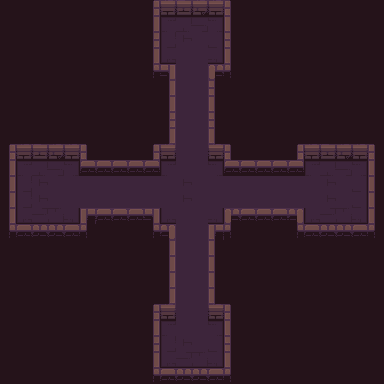

This game map was drawn from its Tiled (.tmx) file and the tilesets committed beside it. A one-line description and the full map source follow:
An orthogonal 24x24 tile map with 16x16 px tiles, 3 tile layers (background, road, wall).

<map version="1.10" tiledversion="1.10.1" orientation="orthogonal" renderorder="right-down" width="24" height="24" tilewidth="16" tileheight="16" infinite="0" nextlayerid="4" nextobjectid="1">
 <tileset firstgid="1" source="Dungeon_Tileset.tsx" />
 <layer id="1" name="background" width="24" height="24">
  <data encoding="csv">
79,79,79,79,79,79,79,79,79,79,79,79,79,79,79,79,79,79,79,79,79,79,79,79,
79,79,79,79,79,79,79,79,79,79,79,79,79,79,79,79,79,79,79,79,79,79,79,79,
79,79,79,79,79,79,79,79,79,79,79,79,79,79,79,79,79,79,79,79,79,79,79,79,
79,79,79,79,79,79,79,79,79,79,79,79,79,79,79,79,79,79,79,79,79,79,79,79,
79,79,79,79,79,79,79,79,79,79,79,79,79,79,79,79,79,79,79,79,79,79,79,79,
79,79,79,79,79,79,79,79,79,79,79,79,79,79,79,79,79,79,79,79,79,79,79,79,
79,79,79,79,79,79,79,79,79,79,79,79,79,79,79,79,79,79,79,79,79,79,79,79,
79,79,79,79,79,79,79,79,79,79,79,79,79,79,79,79,79,79,79,79,79,79,79,79,
79,79,79,79,79,79,79,79,79,79,79,79,79,79,79,79,79,79,79,79,79,79,79,79,
79,79,79,79,79,79,79,79,79,79,79,79,79,79,79,79,79,79,79,79,79,79,79,79,
79,79,79,79,79,79,79,79,79,79,79,79,79,79,79,79,79,79,79,79,79,79,79,79,
79,79,79,79,79,79,79,79,79,79,79,79,79,79,79,79,79,79,79,79,79,79,79,79,
79,79,79,79,79,79,79,79,79,79,79,79,79,79,79,79,79,79,79,79,79,79,79,79,
79,79,79,79,79,79,79,79,79,79,79,79,79,79,79,79,79,79,79,79,79,79,79,79,
79,79,79,79,79,79,79,79,79,79,79,79,79,79,79,79,79,79,79,79,79,79,79,79,
79,79,79,79,79,79,79,79,79,79,79,79,79,79,79,79,79,79,79,79,79,79,79,79,
79,79,79,79,79,79,79,79,79,79,79,79,79,79,79,79,79,79,79,79,79,79,79,79,
79,79,79,79,79,79,79,79,79,79,79,79,79,79,79,79,79,79,79,79,79,79,79,79,
79,79,79,79,79,79,79,79,79,79,79,79,79,79,79,79,79,79,79,79,79,79,79,79,
79,79,79,79,79,79,79,79,79,79,79,79,79,79,79,79,79,79,79,79,79,79,79,79,
79,79,79,79,79,79,79,79,79,79,79,79,79,79,79,79,79,79,79,79,79,79,79,79,
79,79,79,79,79,79,79,79,79,79,79,79,79,79,79,79,79,79,79,79,79,79,79,79,
79,79,79,79,79,79,79,79,79,79,79,79,79,79,79,79,79,79,79,79,79,79,79,79,
79,79,79,79,79,79,79,79,79,79,79,79,79,79,79,79,79,79,79,79,79,79,79,79
</data>
 </layer>
 <layer id="2" name="road" width="24" height="24">
  <data encoding="csv">
0,0,0,0,0,0,0,0,0,0,0,0,0,0,0,0,0,0,0,0,0,0,0,0,
0,0,0,0,0,0,0,0,0,0,12,13,14,15,0,0,0,0,0,0,0,0,0,0,
0,0,0,0,0,0,0,0,0,0,22,23,24,25,0,0,0,0,0,0,0,0,0,0,
0,0,0,0,0,0,0,0,0,0,32,24,24,35,0,0,0,0,0,0,0,0,0,0,
0,0,0,0,0,0,0,0,0,0,0,19,19,0,0,0,0,0,0,0,0,0,0,0,
0,0,0,0,0,0,0,0,0,0,0,19,19,0,0,0,0,0,0,0,0,0,0,0,
0,0,0,0,0,0,0,0,0,0,0,19,19,0,0,0,0,0,0,0,0,0,0,0,
0,0,0,0,0,0,0,0,0,0,0,19,19,0,0,0,0,0,0,0,0,0,0,0,
0,0,0,0,0,0,0,0,0,0,0,19,19,0,0,0,0,0,0,0,0,0,0,0,
0,0,0,0,0,0,0,0,0,0,0,19,19,0,0,0,0,0,0,0,0,0,0,0,
0,12,13,14,15,0,0,0,0,0,12,24,24,15,0,0,0,0,0,12,13,14,15,0,
0,22,23,24,24,19,19,19,19,19,24,23,24,24,19,19,19,19,19,24,23,24,25,0,
0,22,23,24,24,19,19,19,19,19,24,23,24,24,19,19,19,19,19,24,23,24,25,0,
0,32,33,34,35,0,0,0,0,0,32,24,24,35,0,0,0,0,0,32,33,34,35,0,
0,0,0,0,0,0,0,0,0,0,0,19,19,0,0,0,0,0,0,0,0,0,0,0,
0,0,0,0,0,0,0,0,0,0,0,19,19,0,0,0,0,0,0,0,0,0,0,0,
0,0,0,0,0,0,0,0,0,0,0,19,19,0,0,0,0,0,0,0,0,0,0,0,
0,0,0,0,0,0,0,0,0,0,0,19,19,0,0,0,0,0,0,0,0,0,0,0,
0,0,0,0,0,0,0,0,0,0,0,19,19,0,0,0,0,0,0,0,0,0,0,0,
0,0,0,0,0,0,0,0,0,0,0,19,19,0,0,0,0,0,0,0,0,0,0,0,
0,0,0,0,0,0,0,0,0,0,12,24,24,15,0,0,0,0,0,0,0,0,0,0,
0,0,0,0,0,0,0,0,0,0,22,23,24,25,0,0,0,0,0,0,0,0,0,0,
0,0,0,0,0,0,0,0,0,0,32,33,34,35,0,0,0,0,0,0,0,0,0,0,
0,0,0,0,0,0,0,0,0,0,0,0,0,0,0,0,0,0,0,0,0,0,0,0
</data>
 </layer>
 <layer id="3" name="wall" width="24" height="24">
  <data encoding="csv">
0,0,0,0,0,0,0,0,0,1,2,3,4,5,6,0,0,0,0,0,0,0,0,0,
0,0,0,0,0,0,0,0,0,11,0,0,0,0,16,0,0,0,0,0,0,0,0,0,
0,0,0,0,0,0,0,0,0,21,0,0,0,0,26,0,0,0,0,0,0,0,0,0,
0,0,0,0,0,0,0,0,0,31,0,0,0,0,36,0,0,0,0,0,0,0,0,0,
0,0,0,0,0,0,0,0,0,41,54,0,0,55,46,0,0,0,0,0,0,0,0,0,
0,0,0,0,0,0,0,0,0,0,11,0,0,26,0,0,0,0,0,0,0,0,0,0,
0,0,0,0,0,0,0,0,0,0,11,0,0,16,0,0,0,0,0,0,0,0,0,0,
0,0,0,0,0,0,0,0,0,0,21,0,0,26,0,0,0,0,0,0,0,0,0,0,
0,0,0,0,0,0,0,0,0,0,31,0,0,36,0,0,0,0,0,0,0,0,0,0,
1,2,3,4,5,6,0,0,0,1,2,0,0,5,6,0,0,0,1,2,3,4,5,6,
11,0,0,0,0,42,42,42,42,42,0,0,0,0,42,42,42,42,42,0,0,0,0,16,
11,0,0,0,0,0,0,0,0,0,0,0,0,0,0,0,0,0,0,0,0,0,0,16,
31,0,0,0,0,0,0,0,0,0,0,0,0,0,0,0,0,0,0,0,0,0,0,36,
11,0,0,0,0,51,42,42,42,54,0,0,0,0,55,42,42,42,56,0,0,0,0,36,
41,42,43,44,45,46,0,0,0,41,56,0,0,51,46,0,0,0,41,42,43,44,45,46,
0,0,0,0,0,0,0,0,0,0,31,0,0,36,0,0,0,0,0,0,0,0,0,0,
0,0,0,0,0,0,0,0,0,0,31,0,0,36,0,0,0,0,0,0,0,0,0,0,
0,0,0,0,0,0,0,0,0,0,31,0,0,36,0,0,0,0,0,0,0,0,0,0,
0,0,0,0,0,0,0,0,0,0,31,0,0,36,0,0,0,0,0,0,0,0,0,0,
0,0,0,0,0,0,0,0,0,1,2,0,0,5,6,0,0,0,0,0,0,0,0,0,
0,0,0,0,0,0,0,0,0,11,0,0,0,0,16,0,0,0,0,0,0,0,0,0,
0,0,0,0,0,0,0,0,0,21,0,0,0,0,26,0,0,0,0,0,0,0,0,0,
0,0,0,0,0,0,0,0,0,31,0,0,0,0,36,0,0,0,0,0,0,0,0,0,
0,0,0,0,0,0,0,0,0,41,42,43,44,45,46,0,0,0,0,0,0,0,0,0
</data>
 </layer>
</map>
